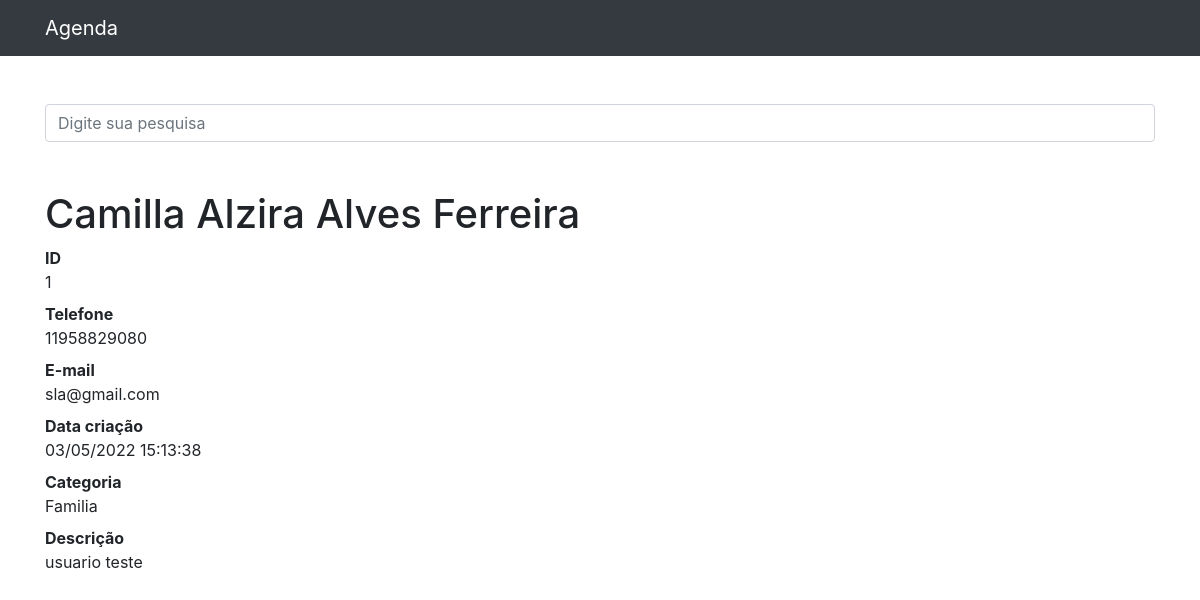
The page /1 on the database its author committed.
### contatos/models.py (models this page shows, shortened)
class Contato(models.Model):
    nome = models.CharField(max_length=255) #definindo o atributo nome e definindo tamanho da string
    sobrenome = models.CharField(max_length=255, blank=True) # blank=True para deixar o atributo opcional
    telefone = models.CharField(max_length=255)
    email = models.CharField(max_length=255, blank=True)
    data_criacao=models.DateTimeField(default=timezone.now()) #definindo atributo datetime
    descricao = models.CharField(max_length=255,blank=True)
    categoria = models.ForeignKey(Categoria,on_delete=models.DO_NOTHING)
    mostrar =models.BooleanField(default=True)
    foto = models.ImageField(blank=True, upload_to='fotos/%Y/%M') #campo para adicionar fotos

class Categoria(models.Model):
    nome=models.CharField(max_length=255)
    def __str__(self):
        return self.nome

### contatos/views.py (the view)
# urls.py: path('<int:contato_id>', views.ver_contato, name='ver_contato'),
def ver_contato(request,contato_id):
    contato=get_object_or_404(Contato,id=contato_id) #ele pega o id se existe, caso contrário aparece o erro 404
    if not contato.mostrar:
        raise Http404()
    return render(request,'contatos/ver_contato.html', {
        'contato':contato,
    })

### contatos/templates/contatos/ver_contato.html (shortened to what this page needs)
{% extends 'base.html' %}
{% block conteudo%}
    <h1 class="mt-5">{{contato.nome}} {{contato.sobrenome}}</h1>
        <dl>
          <dt>ID</dt>
          <dd>{{contato.id}}</dd>
          <dt>Telefone</dt>
          <dd>{{contato.telefone}}</dd>
          <dt>E-mail</dt>
          <dd>{{contato.email}}</dd>
          <dt>Data criação</dt>
          <dd>{{contato.data_criacao|date:'d/m/Y H:i:s'}}</dd>
          <dt>Categoria</dt>
          <dd>{{contato.categoria}}</dd>
          <dt>Descrição</dt>
          <dd>
            {{contato.descricao}}
        </dl>
{%endblock%}

### rows shown on the page
Contato: nome "Camilla Alzira", sobrenome "Alves Ferreira", id "1", telefone "11958829080", email "sla@gmail.com", data_criacao "03/05/2022 15:13:38", categoria "Familia", descricao "usuario teste"
